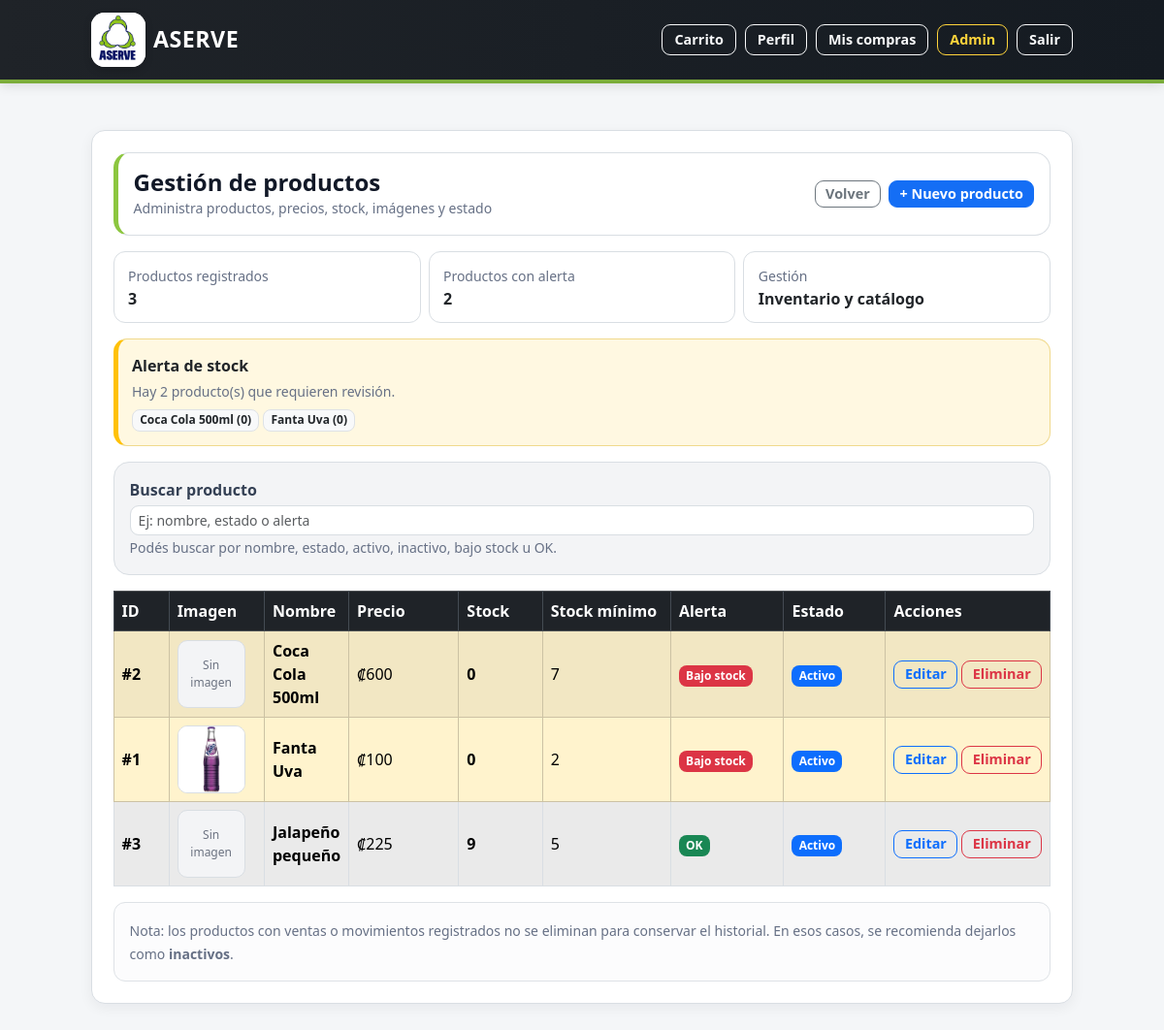
The page /admin/products (signed in) on the database its author committed.
### tables this page shows
CREATE TABLE products (
    id INTEGER PRIMARY KEY AUTOINCREMENT,
    nombre TEXT NOT NULL,
    precio REAL NOT NULL CHECK (precio >= 0),
    stock INTEGER NOT NULL DEFAULT 0 CHECK (stock >= 0),
    stock_minimo INTEGER NOT NULL DEFAULT 0 CHECK (stock_minimo >= 0),
    image_filename TEXT,
    activo INTEGER NOT NULL DEFAULT 1 CHECK (activo IN (0, 1))
);

### app.py (the view)
@app.route("/admin/products")
def admin_products():
    if "user_id" not in session or session.get("rol") != "admin":
        return redirect(url_for("login"))
    db = get_db()
    productos = db.execute("""
        SELECT id, nombre, precio, stock, stock_minimo, activo, image_filename
        FROM products
        ORDER BY nombre ASC
    """).fetchall()
    bajos = [
        p for p in productos
        if int(p["activo"]) == 1
        and int(p["stock_minimo"] or 0) > 0
        and int(p["stock"] or 0) <= int(p["stock_minimo"] or 0)
    ]
    return render_template("admin_products.html", productos=productos, bajos=bajos)

### app.py (called while the page is built)
@app.template_filter("crc")
def format_crc(value):
    try:
        return f"₡{float(value):,.0f}"
    except (TypeError, ValueError):
        return "₡0"

def get_db():
    if "db" not in g:
        db_folder = os.path.dirname(app.config["DATABASE"])
        os.makedirs(db_folder, exist_ok=True)
        g.db = sqlite3.connect(app.config["DATABASE"])
        g.db.row_factory = sqlite3.Row
    return g.db

@app.before_request
def proteger_password_temporal():
    if "user_id" not in session:
        return None
    rutas_permitidas = {
        "cambiar_password_temporal",
        "logout",
        "static"
    }
    if request.endpoint in rutas_permitidas:
        return None
    if session.get("password_temporal") == 1:
        flash("Debes cambiar tu contraseña temporal antes de continuar.", "warning")
        return redirect(url_for("cambiar_password_temporal"))
    return None

### templates/admin_products.html (shortened to what this page needs)
{% extends "base.html" %}
{% block content %}
<div class="card shadow-sm">
  <div class="card-body">
    <div class="admin-products-header mb-3">
      <div class="d-flex flex-column flex-md-row justify-content-between align-items-start align-items-md-center gap-3">
        <div>
          <h4 class="mb-0">Gestión de productos</h4>
          <small class="text-muted">
            Administra productos, precios, stock, imágenes y estado
          </small>
        </div>
        <div class="d-flex flex-wrap gap-2">
          <a href="{{ url_for('admin_panel') }}" class="btn btn-outline-secondary btn-sm">
            Volver
          </a>
          <a href="{{ url_for('admin_product_add') }}" class="btn btn-primary btn-sm">
            + Nuevo producto
          </a>
        </div>
      </div>
    </div>
    <div class="row g-2 mb-3">
      <div class="col-12 col-md-4">
        <div class="admin-products-summary-box">
          <small class="text-muted">Productos registrados</small>
          <div class="fw-bold">
            {{ productos|length }}
          </div>
        </div>
      </div>
      <div class="col-12 col-md-4">
        <div class="admin-products-summary-box">
          <small class="text-muted">Productos con alerta</small>
          <div class="fw-bold">
            {{ bajos|length }}
          </div>
        </div>
      </div>
      <div class="col-12 col-md-4">
        <div class="admin-products-summary-box">
          <small class="text-muted">Gestión</small>
          <div class="fw-bold">
            Inventario y catálogo
          </div>
        </div>
      </div>
    </div>
    {% if bajos and bajos|length > 0 %}
      <div class="admin-products-alert mb-3">
        <div class="fw-semibold mb-1">
          Alerta de stock
        </div>
        <small class="text-muted d-block mb-2">
          Hay {{ bajos|length }} producto(s) que requieren revisión.
        </small>
        <div class="d-flex flex-wrap gap-1">
          {% for b in bajos %}
            <span class="badge bg-light text-dark border">
              {{ b.nombre }} ({{ b.stock }})
            </span>
          {% endfor %}
        </div>
      </div>
    {% endif %}
    <div class="admin-products-search mb-3">
      <label class="form-label mb-1">Buscar producto</label>
      <input
        id="productSearch"
        type="text"
        class="form-control form-control-sm"
        placeholder="Ej: nombre, estado o alerta"
        autocomplete="off"
      >
      <small class="text-muted">
        Podés buscar por nombre, estado, activo, inactivo, bajo stock u OK.
      </small>
    </div>
    <div class="table-responsive d-none d-md-block">
      <table class="table table-bordered table-striped align-middle mb-0">
        <thead class="table-dark">
          <tr>
            <th style="width: 60px;">ID</th>
            <th style="width: 100px;">Imagen</th>
            <th>Nombre</th>
            <th style="width: 120px;">Precio</th>
            <th style="width: 90px;">Stock</th>
            <th style="width: 140px;">Stock mínimo</th>
            <th style="width: 120px;">Alerta</th>
            <th style="width: 110px;">Estado</th>
            <th style="width: 180px;">Acciones</th>
          </tr>
        </thead>
        <tbody>
          {% for p in productos %}
          {% set bajo = (p.activo == 1 and p.stock_minimo > 0 and p.stock <= p.stock_minimo) %}
          {% set estado_texto = "activo" if p.activo == 1 else "inactivo" %}
          {% set alerta_texto = "bajo stock" if bajo else "ok" %}
          <tr
            class="{% if bajo %}table-warning{% endif %} product-admin-item"
            data-search="{{ p.nombre|lower }} {{ estado_texto }} {{ alerta_texto }}">
            <td>
              <b>#{{ p.id }}</b>
            </td>
            <td>
              {% if p.image_filename %}
                <img
                  src="{{ url_for('static', filename='uploads/' ~ p.image_filename) }}"
                  alt="Imagen de {{ p.nombre }}"
                  class="admin-product-img"
                >
              {% else %}
                <div class="admin-product-empty-img">
                  <span>Sin imagen</span>
                </div>
              {% endif %}
            </td>
            <td>
              <div class="fw-semibold">
                {{ p.nombre }}
              </div>
            </td>
            <td>
              {{ p.precio|crc }}
            </td>
            <td>
              <b>{{ p.stock }}</b>
            </td>
            <td>
              {{ p.stock_minimo }}
            </td>
            <td>
              {% if bajo %}
                <span class="badge bg-danger">Bajo stock</span>
              {% else %}
                <span class="badge bg-success">OK</span>
              {% endif %}
            </td>
            <td>
              {% if p.activo == 1 %}
                <span class="badge bg-primary">Activo</span>
              {% else %}
                <span class="badge bg-secondary">Inactivo</span>
              {% endif %}
            </td>
            <td>
              <div class="d-flex flex-wrap gap-1">
                <a class="btn btn-outline-primary btn-sm"
                   href="{{ url_for('admin_product_edit', product_id=p.id) }}">
                  Editar
                </a>
                <form
                  method="POST"
                  action="{{ url_for('admin_product_delete', product_id=p.id) }}"
                  onsubmit="return confirm('¿Seguro que deseas eliminar este producto? Solo se eliminará si no tiene historial de ventas o movimientos.');">
                  <button type="submit" class="btn btn-outline-danger btn-sm">
                    Eliminar
                  </button>
                </form>
              </div>
            </td>
          </tr>
          {% else %}
          <tr>
            <td colspan="9" class="text-center text-muted py-4">
              No hay productos registrados.
            </td>
          </tr>
          {% endfor %}
        </tbody>
      </table>
    </div>
    <div class="alert alert-light border mt-3 mb-0">
      <small class="text-muted">
        Nota: los productos con ventas o movimientos registrados no se eliminan para conservar el historial.
        En esos casos, se recomienda dejarlos como <b>inactivos</b>.
      </small>
    </div>
  </div>
</div>
{% endblock %}

### templates/base.html (style rules this page uses)
:root { --aserve-navy: #07145f; --aserve-blue-dark: #101828; --aserve-green: #8cc63f; --aserve-green-dark: #6aa72f; --aserve-bg: #f4f6f8; --aserve-card: #ffffff; --aserve-border: #d9dee3; --aserve-text: #111827; --aserve-muted: #667085; }
body { min-height: 100vh; background: var(--aserve-bg); color: var(--aserve-text); }
.card { border: 1px solid var(--aserve-border); border-radius: 14px; box-shadow: 0 4px 14px rgba(16, 24, 40, .06) !important; }
.card-body { padding: 1.35rem; }
h1, h2, h3, h4, h5, h6 { color: var(--aserve-text); font-weight: 750; }
.text-muted { color: var(--aserve-muted) !important; }
.btn { border-radius: 9px; font-weight: 600; }
.btn-primary { background-color: #146ef5; border-color: #146ef5; }
.btn-sm { padding: .28rem .65rem; font-size: .9rem; line-height: 1.25; }
.form-control, .form-select { border-radius: 9px; border-color: var(--aserve-border); }
.form-label { font-weight: 600; color: #344054; }
.table { border-color: var(--aserve-border); }
.table thead.table-dark th { background-color: #1f2328 !important; color: #ffffff; border-color: #444b53; font-weight: 700; }
.table td, .table th { vertical-align: middle; }
.table-striped > tbody > tr:nth-of-type(odd) > * { background-color: rgba(16, 24, 40, .035); }
.badge { border-radius: 8px; font-weight: 700; padding: .38em .6em; }
.alert { border-radius: 12px; border-color: var(--aserve-border); }

### templates/admin_products.html (style rules this page uses)
.admin-products-header { border: 1px solid #d9dee3; border-left: 5px solid #8cc63f; border-radius: 16px; background: #ffffff; padding: 1rem; }
.admin-products-summary-box { border: 1px solid #d9dee3; border-radius: 12px; background: #ffffff; padding: .75rem .9rem; height: 100%; }
.admin-products-alert { border: 1px solid #f0d98c; border-left: 5px solid #ffc107; border-radius: 14px; background: #fff8e1; padding: .9rem; }
.admin-products-search { border: 1px solid #d9dee3; border-radius: 16px; background: #f3f4f6; padding: 1rem; }
.admin-product-img, .admin-product-empty-img { width: 70px; height: 70px; border-radius: 10px; border: 1px solid #d9dee3; background: #ffffff; object-fit: contain; flex: 0 0 auto; }
.admin-product-empty-img { display: flex; align-items: center; justify-content: center; background: #f3f4f6; color: #6b7280; font-size: .75rem; text-align: center; padding: .25rem; }
.table b, .admin-product-mobile-item b { font-weight: 700; }

### rows shown on the page
products: nombre "Coca Cola 500ml", stock "0", id "2", shows "Sin imagen", precio|crc "₡600", stock_minimo "7", shows "Bajo stock", activo "Activo"
products: nombre "Fanta Uva", stock "0", id "1", image_filename (picture), precio|crc "₡100", stock_minimo "2", shows "Bajo stock", activo "Activo"
products: id "3", shows "Sin imagen", nombre "Jalapeño pequeño", precio|crc "₡225", stock "9", stock_minimo "5", shows "OK", activo "Activo"

### other values the page prints
{{ productos|length }} "3"
{{ bajos|length }} "2"
